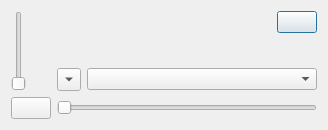
<ui version="4.0" >
 <class>MainWindow</class>
 <widget class="QDialog" name="MainWindow" >
  <property name="geometry" >
   <rect>
    <x>0</x>
    <y>0</y>
    <width>328</width>
    <height>130</height>
   </rect>
  </property>
  <property name="windowTitle" >
   <string>RadioDevil</string>
  </property>
  <property name="windowIcon" >
   <iconset resource="gfx/resources.qrc" >
    <normaloff>:/app/radiodevil-48x48.png</normaloff>:/app/radiodevil-48x48.png</iconset>
  </property>
  <layout class="QGridLayout" name="gridLayout" >
   <item rowspan="3" row="0" column="0" >
    <widget class="QSlider" name="sliderVolume" >
     <property name="toolTip" >
      <string>Volume</string>
     </property>
     <property name="orientation" >
      <enum>Qt::Vertical</enum>
     </property>
    </widget>
   </item>
   <item rowspan="2" row="0" column="1" >
    <widget class="FrequencyDisplay" native="1" name="widgetDisplay" >
     <property name="sizePolicy" >
      <sizepolicy vsizetype="Expanding" hsizetype="Expanding" >
       <horstretch>0</horstretch>
       <verstretch>0</verstretch>
      </sizepolicy>
     </property>
    </widget>
   </item>
   <item row="0" column="2" >
    <widget class="QPushButton" name="pushSettings" >
     <property name="toolTip" >
      <string>Settings</string>
     </property>
     <property name="icon" >
      <iconset resource="gfx/resources.qrc" >
       <normaloff>:/menu/settings.png</normaloff>:/menu/settings.png</iconset>
     </property>
    </widget>
   </item>
   <item row="1" column="2" >
    <spacer name="verticalSpacer" >
     <property name="orientation" >
      <enum>Qt::Vertical</enum>
     </property>
     <property name="sizeHint" stdset="0" >
      <size>
       <width>20</width>
       <height>18</height>
      </size>
     </property>
    </spacer>
   </item>
   <item row="2" column="1" colspan="2" >
    <layout class="QHBoxLayout" name="horizontalLayout" >
     <item>
      <widget class="QToolButton" name="toolPreset" >
       <property name="text" >
        <string>...</string>
       </property>
       <property name="popupMode" >
        <enum>QToolButton::InstantPopup</enum>
       </property>
       <property name="arrowType" >
        <enum>Qt::DownArrow</enum>
       </property>
      </widget>
     </item>
     <item>
      <widget class="QComboBox" name="comboPresets" >
       <property name="duplicatesEnabled" >
        <bool>true</bool>
       </property>
      </widget>
     </item>
    </layout>
   </item>
   <item row="3" column="0" >
    <widget class="QPushButton" name="pushMute" >
     <property name="toolTip" >
      <string>Mute</string>
     </property>
     <property name="icon" >
      <iconset resource="gfx/resources.qrc" >
       <normaloff>:/menu/mute.png</normaloff>:/menu/mute.png</iconset>
     </property>
     <property name="checkable" >
      <bool>true</bool>
     </property>
     <property name="autoDefault" >
      <bool>false</bool>
     </property>
    </widget>
   </item>
   <item row="3" column="1" colspan="2" >
    <widget class="QSlider" name="sliderFrequency" >
     <property name="toolTip" >
      <string>Frequency</string>
     </property>
     <property name="minimum" >
      <number>30</number>
     </property>
     <property name="singleStep" >
      <number>1</number>
     </property>
     <property name="orientation" >
      <enum>Qt::Horizontal</enum>
     </property>
    </widget>
   </item>
  </layout>
  <action name="actionDisplay" >
   <property name="checkable" >
    <bool>true</bool>
   </property>
   <property name="checked" >
    <bool>true</bool>
   </property>
   <property name="text" >
    <string>Display main window</string>
   </property>
  </action>
  <action name="actionQuit" >
   <property name="icon" >
    <iconset resource="gfx/resources.qrc" >
     <normaloff>:/menu/quit.png</normaloff>:/menu/quit.png</iconset>
   </property>
   <property name="text" >
    <string>Quit</string>
   </property>
  </action>
 </widget>
 <customwidgets>
  <customwidget>
   <class>FrequencyDisplay</class>
   <extends>QWidget</extends>
   <header>FrequencyDisplay.h</header>
   <container>1</container>
  </customwidget>
 </customwidgets>
 <resources>
  <include location="gfx/resources.qrc" />
 </resources>
 <connections/>
</ui>
